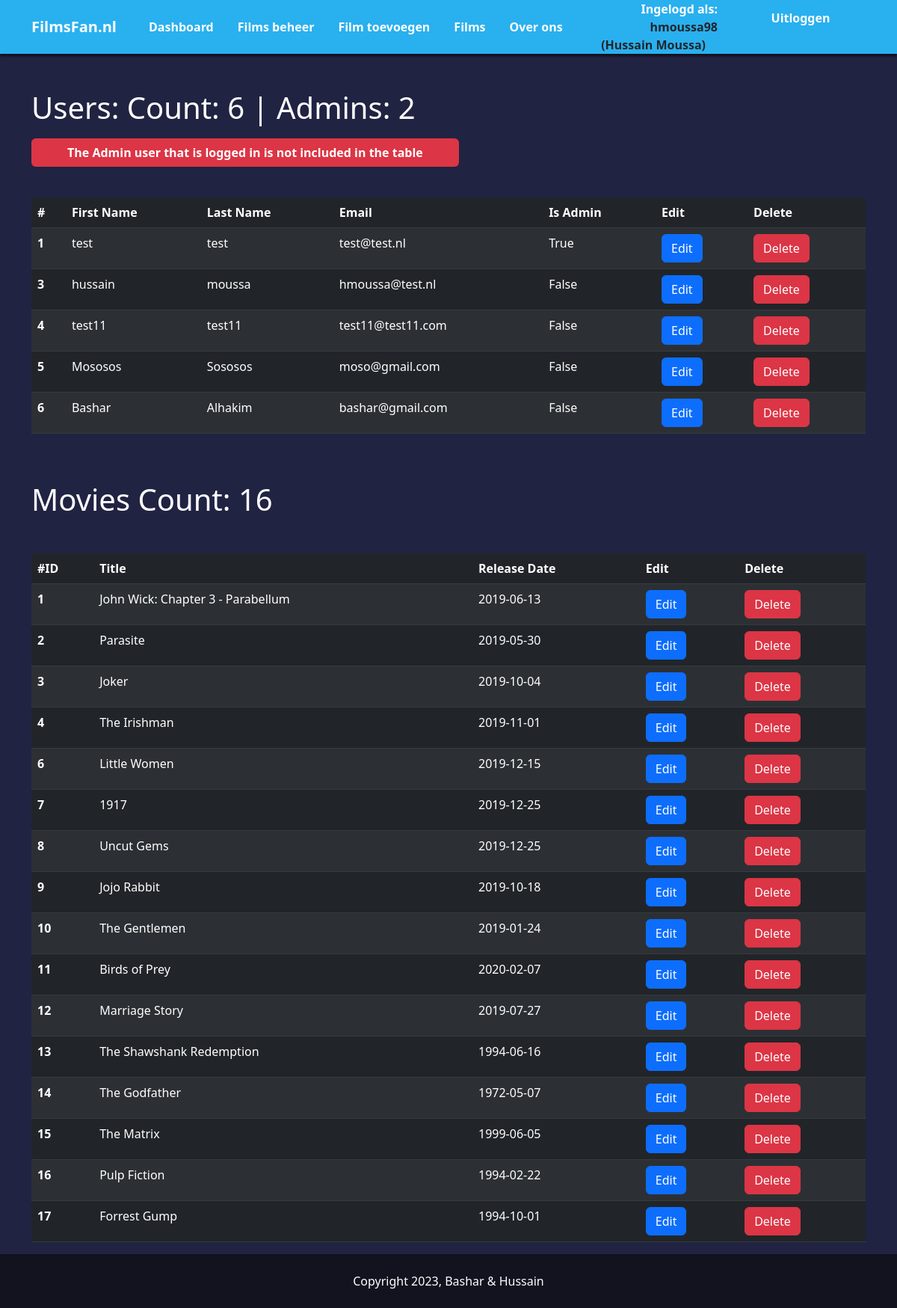
The app's page /user/dashboard (signed in), older data.
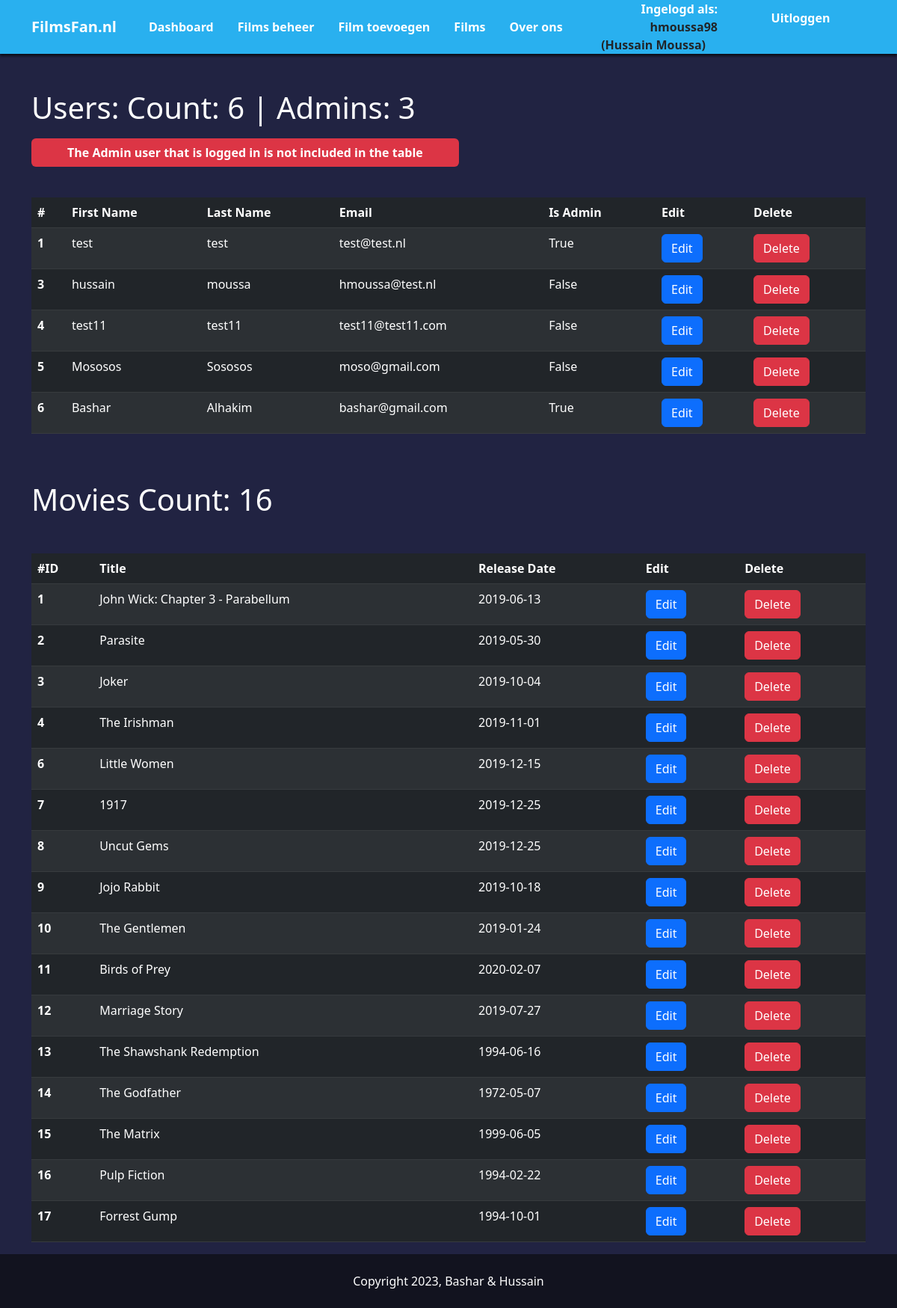
The same page, newer data.
### flaskMovies/models.py (models this page shows, shortened)
class User(db.Model, UserMixin):
    __tablename__ = 'users'
    id = db.Column(db.Integer, primary_key = True)
    firstname = db.Column(db.String(64))
    lastname = db.Column(db.String(64))
    email = db.Column(db.String(64), unique=True, index=True)
    username = db.Column(db.String(64), unique=True, index=True)
    is_admin = db.Column(db.Boolean, default=False)
    password_hash = db.Column(db.String(128))

class Movie(db.Model):
    __tablename__ = 'movies'
    id = db.Column(db.Integer, primary_key = True)
    title = db.Column(db.Text, nullable=False)
    description = db.Column(db.Text)
    release_date = db.Column(db.Date)
    image = db.Column(db.Text)
    trailer = db.Column(db.Text)
    category_id = db.Column(db.Integer, db.ForeignKey('category.id'))
    category = db.relationship('Category', backref='Movie', uselist=False)
    director_id = db.Column(db.Integer, db.ForeignKey('director.id'))
    director = db.relationship('Director', backref='Movie', uselist=False)

### flaskMovies/user/views.py (the view)
@user_blueprint.route('/dashboard')
@admin_required
def dashboard():
    movies = Movie.query.all()
    users = User.query.all()
    return render_template('admin_dashboard.html', users=users, movies=movies)

### flaskMovies/models.py (called while the page is built)
@login_manager.user_loader
def load_user(user_id):
    return User.query.get(user_id)

### flaskMovies/user/views.py (called while the page is built)
def admin_required(func):
    @wraps(func)
    def decorated_view(*args, **kwargs):
        if not current_user.is_admin:
            return redirect('/')
        return func(*args, **kwargs)
    return decorated_view

### flaskMovies/user/templates/admin_dashboard.html (shortened to what this page needs)
{% extends "base.html" %}
{% block contents %}
    <h1 class="pt-5 py-3">Users: Count:  {{ users|length }} |
        Admins: <span>{{ users|selectattr('is_admin', 'equalto', true)|list|length }}</span>
    </h1>
<table class="table table-striped table-dark table-hover mt-5 ">
    <thead class="thead-dark pt-5 ">
        <tr>
            <span class="bg-danger text-white rounded fw-bold  py-2 px-5 text-center">The Admin user that is logged in is not included in the table</span>
            <th scope="col">#</th>
            <th scope="col">First Name</th>
            <th scope="col">Last Name</th>
            <th scope="col">Email</th>
            <th scope="col">Is Admin</th>
            <th scope="col">Edit</th>
            <th scope="col">Delete</th>
        </tr>
    </thead>
    <tbody class="">
        {% for user in users %}
            {% if user.id != current_user.id %}
            <tr>
                <th scope="row">{{ user.id }}</th>
                <td>{{ user.firstname }}</td>
                <td>{{ user.lastname }}</td>
                <td>{{ user.email }}</td>
                <td>{{ user.is_admin }}</td>
                <td >
                    <a href="{{ url_for('user.update_user', user_id=user.id) }}" class="btn   btn-primary">Edit</a>
                </td>
                <td >
                    <form class="" action="{{ url_for('user.delete_user', user_id=user.id) }}" method="POST">
                        <button type="submit" class="btn btn-danger ">Delete</button>
                    </form>
                </td>
            </tr>
            {% endif %}
        {% endfor %}
    </tbody>
</table>
      <h1 class="pt-5">Movies Count: {{ movies|length }}</h1>
      <table class="table table-striped table-dark table-hover mt-5">
          <thead class="thead-dark pt-5">
              <tr>
                  <th scope="col">#ID</th>
                  <th scope="col">Title</th>
                  <th scope="col">Release Date</th>
                  <th scope="col">Edit</th>
                  <th scope="col">Delete</th>
              </tr>
          </thead>
          <tbody class="">
              {% for movie in movies %}
                  <tr>
                      <th scope="row">{{ movie.id }}</th>
                      <td>{{ movie.title }}</td>
                      <td>{{ movie.release_date }}</td>
                      <td>
                          <a href="{{ url_for('user.edit_movie', id=movie.id) }}" class="btn btn-primary">Edit</a>
                      </td>
                      <td>
                          <form action="{{ url_for('user.delete_movie', id=movie.id) }}" method="post">
                              <button type="submit" class="btn btn-danger">Delete</button>
                          </form>
                      </td>
                  </tr>
              {% endfor %}
          </tbody>
      </table>
{% endblock %}

### flaskMovies/templates/base.html (shortened to what this page needs)
<!DOCTYPE html>
<html lang="en">
<head>
    <link rel="stylesheet" href="{{ url_for('static', filename='css/main.css') }}">
    <link href="https://cdn.jsdelivr.net/npm/bootstrap@5.3.0-alpha1/dist/css/bootstrap.min.css" rel="stylesheet">
</head>
<body>
    {% include 'NavBar.html' %}
    <main>
        <div class="container">
        {% block contents %}
        {% endblock %}
        </div>
    </main>
    <footer class="text-center py-4">
        <div class="container">
            <div>Copyright 2023, Bashar & Hussain</div>
        </div>
    </footer>
</body>
</html>

### flaskMovies/templates/NavBar.html (shortened to what this page needs)
<nav class="navbar navbar-expand-lg navbar-bg py-0">
  <div class="container">
      <div class="col-1"><a class="navbar-brand fw-bold text-white" href="/">FilmsFan.nl</a></div>
      <div class="collapse navbar-collapse col-7 ps-5" id="navbarNavAltMarkup">
        <div class="navbar-nav">
          {% if current_user.is_admin %}
          <a class="nav-link fw-bold text-white p-3" href="{{ url_for('user.dashboard') }}">Dashboard</a>
          <a class="nav-link fw-bold text-white p-3" href="{{ url_for('user.film_manager') }}">Films beheer</a>
          <a class="nav-link fw-bold text-white p-3" href="{{ url_for('user.addfilm') }}">Film toevoegen</a>
          {% endif %}
          <a class="nav-link fw-bold text-white p-3" href="/films">Films</a>
          <a class="nav-link fw-bold text-white p-3" href="/about">Over ons</a>
        </div>
      </div>
      <div class="col-4 text-end">
        {% if current_user.is_authenticated %}
        <div class="row">
          <div class="col"><span class="fw-bold text-white px-3 py-2 d-inline">Ingelogd als:  <span class="text-dark  py-1">{{ session.username }}<br> ({{ session.firstname }} {{ session.lastname }})</span></span></div>
          <div class="col py-1"><a class="nav-link fw-bold text-white text-center py-2 just rounded-pill nav-btns " href="{{ url_for('user.logout') }}">Uitloggen</a></div>
        </div>
        {% else %}
        <a class="nav-link fw-bold text-white px-3 py-2 rounded-pill nav-btns d-inline me-3" href="{{ url_for('user.login') }}">Inloggen</a>
        <a class="nav-link fw-bold text-white px-3 py-2 rounded-pill nav-btns d-inline" href="{{ url_for('user.register') }}">Registreren</a>
        {% endif %}
    </div>
  </div>
</nav>

### flaskMovies/static/css/main.css (style rules this page uses)
body { background-color: #212342!important; color: #fff!important; }
.navbar-bg { background-color: #29b0ef; box-shadow: 0 3px 3px #0000009e; position: fixed; width: 100%; z-index: 9999; top: 0; }
.nav-btns { background-color: #343a40; }
main { min-height: 810px; }
footer { background-color: rgba(12,13,17,.7); width: 100%; bottom: 0; }

Row changes from the older to the newer data that the page shows:
changed User "Bashar": is_admin "False" → "True"
Text that changed along with them:
{{ users|selectattr('is_admin', 'equalto', true)|list|length }}: "2" → "3"
